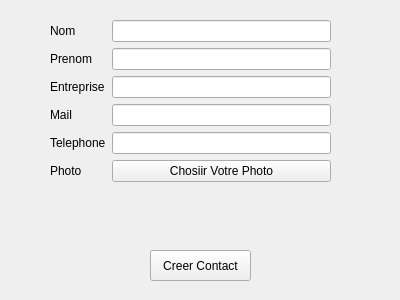
<?xml version="1.0" encoding="UTF-8"?>
<ui version="4.0">
 <class>CreerContact</class>
 <widget class="QWidget" name="CreerContact">
  <property name="geometry">
   <rect>
    <x>0</x>
    <y>0</y>
    <width>400</width>
    <height>300</height>
   </rect>
  </property>
  <property name="maximumSize">
   <size>
    <width>16777215</width>
    <height>16777215</height>
   </size>
  </property>
  <property name="windowTitle">
   <string>Creation Contact</string>
  </property>
  <widget class="QWidget" name="formLayoutWidget">
   <property name="geometry">
    <rect>
     <x>50</x>
     <y>20</y>
     <width>281</width>
     <height>211</height>
    </rect>
   </property>
   <layout class="QFormLayout" name="formLayout">
    <item row="0" column="0">
     <widget class="QLabel" name="label">
      <property name="text">
       <string>Nom</string>
      </property>
     </widget>
    </item>
    <item row="0" column="1">
     <widget class="QLineEdit" name="Nom"/>
    </item>
    <item row="1" column="0">
     <widget class="QLabel" name="label_2">
      <property name="text">
       <string>Prenom</string>
      </property>
     </widget>
    </item>
    <item row="1" column="1">
     <widget class="QLineEdit" name="Prenom"/>
    </item>
    <item row="2" column="0">
     <widget class="QLabel" name="label_3">
      <property name="text">
       <string>Entreprise</string>
      </property>
     </widget>
    </item>
    <item row="2" column="1">
     <widget class="QLineEdit" name="Entreprise"/>
    </item>
    <item row="3" column="0">
     <widget class="QLabel" name="label_4">
      <property name="text">
       <string>Mail</string>
      </property>
     </widget>
    </item>
    <item row="3" column="1">
     <widget class="QLineEdit" name="Mail"/>
    </item>
    <item row="4" column="0">
     <widget class="QLabel" name="label_5">
      <property name="text">
       <string>Telephone</string>
      </property>
     </widget>
    </item>
    <item row="4" column="1">
     <widget class="QLineEdit" name="Telephone"/>
    </item>
    <item row="5" column="0">
     <widget class="QLabel" name="label_7">
      <property name="text">
       <string>Photo</string>
      </property>
     </widget>
    </item>
    <item row="5" column="1">
     <widget class="QPushButton" name="Photo">
      <property name="text">
       <string>Chosiir Votre Photo</string>
      </property>
     </widget>
    </item>
   </layout>
  </widget>
  <widget class="QPushButton" name="Create">
   <property name="geometry">
    <rect>
     <x>150</x>
     <y>250</y>
     <width>101</width>
     <height>31</height>
    </rect>
   </property>
   <property name="text">
    <string>Creer Contact</string>
   </property>
  </widget>
 </widget>
 <resources/>
 <connections/>
</ui>
